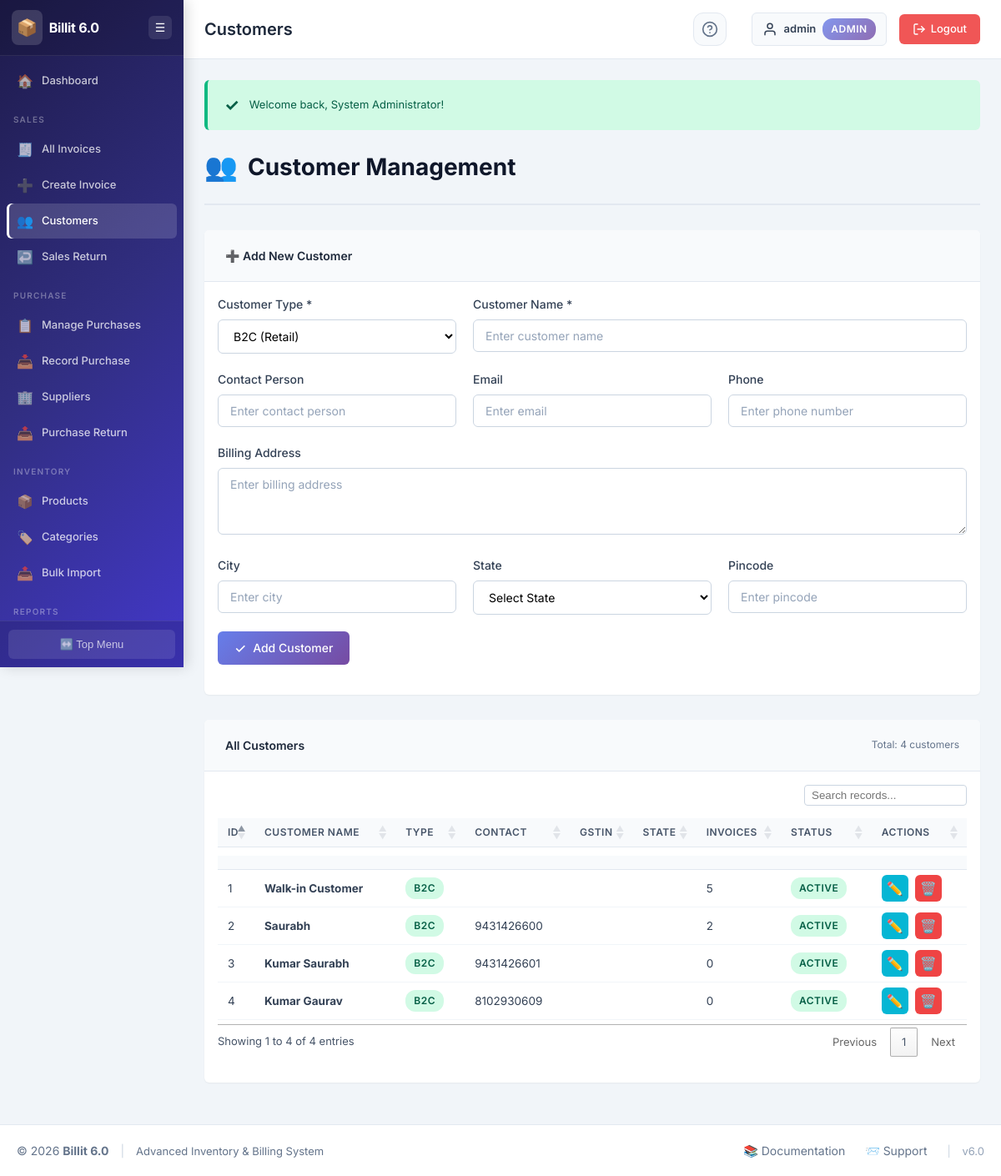
Page /customers/customers.php (signed in) on the committed database.
### tables this page shows
CREATE TABLE `customers` (
  `customer_id` int(11) NOT NULL,
  `customer_name` varchar(200) NOT NULL,
  `customer_type` enum('B2B','B2C') NOT NULL DEFAULT 'B2C',
  `contact_person` varchar(100) DEFAULT NULL,
  `email` varchar(100) DEFAULT NULL,
  `phone` varchar(20) DEFAULT NULL,
  `gstin` varchar(15) DEFAULT NULL,
  `pan` varchar(10) DEFAULT NULL,
  `billing_address` text DEFAULT NULL,
  `billing_city` varchar(100) DEFAULT NULL,
  `billing_state` varchar(100) DEFAULT NULL,
  `billing_state_code` varchar(2) DEFAULT NULL,
  `billing_pincode` varchar(10) DEFAULT NULL,
  `shipping_address` text DEFAULT NULL,
  `shipping_city` varchar(100) DEFAULT NULL,
  `shipping_state` varchar(100) DEFAULT NULL,
  `shipping_state_code` varchar(2) DEFAULT NULL,
  `shipping_pincode` varchar(10) DEFAULT NULL,
  `credit_limit` decimal(10,2) DEFAULT 0.00,
  `opening_balance` decimal(10,2) DEFAULT 0.00,
  `status` enum('active','inactive') NOT NULL DEFAULT 'active',
  `created_at` timestamp NOT NULL DEFAULT current_timestamp(),
  `updated_at` timestamp NOT NULL DEFAULT current_timestamp() ON UPDATE current_timestamp()
);

### customers/customers.php (the view, shortened to what this page needs)
<?php
require_once '../includes/header.php';
$customers_query = "SELECT c.*,
                    (SELECT COUNT(*) FROM invoices WHERE customer_id = c.customer_id) as invoice_count
                    FROM customers c
                    ORDER BY c.customer_name";
$customers_result = db_query($connection, $customers_query);
$edit_customer = null;
?>
<div class="page-header">
    <h2 class="page-title">
        <span class="page-icon">👥</span>
        Customer Management
    </h2>
</div>
<div class="card">
    <div class="card-header">
        <h3 class="card-title"><?php echo $edit_customer ? '✏️ Edit Customer' : '➕ Add New Customer'; ?></h3>
    </div>
    <div class="card-body">
        <form method="POST" action="<?php echo htmlspecialchars($_SERVER['PHP_SELF']); ?>" id="customerForm">
            <div class="form-row">
                <div class="form-group col-md-4">
                    <label for="customer_type" class="form-label">Customer Type *</label>
                    <select id="customer_type" name="customer_type" class="form-control" required onchange="toggleGSTIN()">
                        <option value="B2C" <?php echo ($edit_customer && $edit_customer['customer_type'] === 'B2C') ? 'selected' : 'selected'; ?>>B2C (Retail)</option>
                    </select>
                </div>
                <div class="form-group col-md-8">
                    <label for="customer_name" class="form-label">Customer Name *</label>
                    <input type="text" id="customer_name" name="customer_name" class="form-control"
                           placeholder="Enter customer name"
                           value="<?php echo $edit_customer ? escape_html($edit_customer['customer_name']) : ''; ?>" required>
                </div>
            </div>
            <div class="form-row">
                <div class="form-group col-md-4">
                    <label for="contact_person" class="form-label">Contact Person</label>
                    <input type="text" id="contact_person" name="contact_person" class="form-control"
                           placeholder="Enter contact person"
                           value="<?php echo $edit_customer ? escape_html($edit_customer['contact_person']) : ''; ?>">
                </div>
                <div class="form-group col-md-4">
                    <label for="email" class="form-label">Email</label>
                    <input type="email" id="email" name="email" class="form-control"
                           placeholder="Enter email"
                           value="<?php echo $edit_customer ? escape_html($edit_customer['email']) : ''; ?>">
                </div>
                <div class="form-group col-md-4">
                    <label for="phone" class="form-label">Phone</label>
                    <input type="text" id="phone" name="phone" class="form-control"
                           placeholder="Enter phone number"
                           value="<?php echo $edit_customer ? escape_html($edit_customer['phone']) : ''; ?>">
                </div>
            </div>
            <div class="form-group">
                <label for="billing_address" class="form-label">Billing Address</label>
                <textarea id="billing_address" name="billing_address" class="form-control" rows="2"
                          placeholder="Enter billing address"><?php echo $edit_customer ? escape_html($edit_customer['billing_address']) : ''; ?></textarea>
            </div>
            <div class="form-row">
                <div class="form-group col-md-4">
                    <label for="billing_city" class="form-label">City</label>
                    <input type="text" id="billing_city" name="billing_city" class="form-control"
                           placeholder="Enter city"
                           value="<?php echo $edit_customer ? escape_html($edit_customer['billing_city']) : ''; ?>">
                </div>
                <div class="form-group col-md-4">
                    <label for="billing_state_code" class="form-label">State</label>
                    <select id="billing_state_code" name="billing_state_code" class="form-control" onchange="updateStateName()">
                        <option value="">Select State</option>
                    </select>
                </div>
                <div class="form-group col-md-4">
                    <label for="billing_pincode" class="form-label">Pincode</label>
                    <input type="text" id="billing_pincode" name="billing_pincode" class="form-control"
                           placeholder="Enter pincode"
                           value="<?php echo $edit_customer ? escape_html($edit_customer['billing_pincode']) : ''; ?>">
                </div>
            </div>
            <div class="form-group">
                <button type="submit" class="btn btn-primary">
                    <span class="btn-icon">✓</span>
                    <?php echo $edit_customer ? 'Update Customer' : 'Add Customer'; ?>
                </button>
            </div>
        </form>
    </div>
</div>
<div class="card" style="margin-top: 30px;">
    <div class="card-header">
        <h3 class="card-title">All Customers</h3>
        <span class="card-subtitle">
            Total: <?php echo mysqli_num_rows($customers_result); ?> customers
        </span>
    </div>
    <div class="card-body">
        <div class="table-responsive">
            <table class="data-table">
                <thead>
                    <tr>
                        <th>ID</th>
                        <th>Customer Name</th>
                        <th>Type</th>
                        <th>Contact</th>
                        <th>GSTIN</th>
                        <th>State</th>
                        <th>Invoices</th>
                        <th>Status</th>
                        <th>Actions</th>
                    </tr>
                </thead>
                <tbody>
                    <?php if ($customers_result && mysqli_num_rows($customers_result) > 0): ?>
                        <?php while ($customer = mysqli_fetch_assoc($customers_result)): ?>
                            <tr>
                                <td><?php echo $customer['customer_id']; ?></td>
                                <td><strong><?php echo escape_html($customer['customer_name']); ?></strong></td>
                                <td>
                                    <span class="badge badge-<?php echo $customer['customer_type'] === 'B2B' ? 'info' : 'success'; ?>">
                                        <?php echo $customer['customer_type']; ?>
                                    </span>
                                </td>
                                <td>
                                    <?php echo escape_html($customer['phone']); ?><br>
                                </td>
                                <td><?php echo escape_html($customer['gstin']); ?></td>
                                <td><?php echo escape_html($customer['billing_state']); ?></td>
                                <td><?php echo $customer['invoice_count']; ?></td>
                                <td>
                                    <span class="badge badge-<?php echo $customer['status']; ?>">
                                        <?php echo ucfirst($customer['status']); ?>
                                    </span>
                                </td>
                                <td class="actions">
                                    <a href="?edit=<?php echo $customer['customer_id']; ?>"
                                       class="btn-action btn-edit" title="Edit">✏️</a>
                                    <a href="delete_customer.php?id=<?php echo $customer['customer_id']; ?>"
                                       class="btn-action btn-delete" title="Delete"
                                       onclick="return confirmDelete('Are you sure you want to delete this customer?');">🗑️</a>
                                </td>
                            </tr>
                        <?php endwhile; ?>
                    <?php else: ?>
                        <tr>
                            <td colspan="9" class="text-center">No customers found.</td>
                        </tr>
                    <?php endif; ?>
                </tbody>
            </table>
        </div>
    </div>
</div>
<?php
require_once '../includes/footer.php';
?>

### assets/css/style.css (style rules this page uses)
* { margin: 0; padding: 0; box-sizing: border-box; }
:root { --primary-color: #4f46e5; --primary-dark: #4338ca; --primary-light: #6366f1; --secondary-color: #64748b; --success-color: #10b981; --warning-color: #f59e0b; --danger-color: #ef4444; --info-color: #06b6d4; --gray-50: #f8fafc; --gray-100: #f1f5f9; --gray-200: #e2e8f0; --gray-300: #cbd5e1; --gray-400: #94a3b8; --gray-500: #64748b; --gray-600: #475569; --gray-700: #334155; --gray-800: #1e293b; --gray-900: #0f172a; --header-height: 56px; --footer-height: 48px; --sidebar-width: 220px; --sidebar-collapsed-width: 60px; --border-radius: 6px; --box-shadow: 0 1px 2px 0 rgba(0, 0, 0, 0.05); --box-shadow-lg: 0 4px 6px -1px rgba(0, 0, 0, 0.1), 0 2px 4px -1px rgba(0, 0, 0, 0.06); --font-family: 'Inter', -apple-system, BlinkMacSystemFont, 'Segoe UI', Roboto, sans-serif; }
body { font-family: var(--font-family); font-size: 13px; line-height: 1.5; color: var(--gray-700); background-color: #f1f5f9; min-height: 100vh; display: flex; flex-direction: column; }
.page-header { display: flex; justify-content: space-between; align-items: center; margin-bottom: 30px; padding-bottom: 20px; border-bottom: 2px solid var(--gray-200); }
.page-title { font-size: 28px; font-weight: 700; color: var(--gray-900); display: flex; align-items: center; gap: 12px; }
.page-icon { font-size: 32px; }
.card { background: white; border-radius: var(--border-radius); box-shadow: var(--box-shadow); margin-bottom: 25px; overflow: hidden; }
.card-header { padding: 20px 25px; background: var(--gray-50); border-bottom: 1px solid var(--gray-200); display: flex; justify-content: space-between; align-items: center; }
.card-title { font-size: 14px; font-weight: 600; color: var(--gray-800); }
.card-subtitle { font-size: 12px; color: var(--gray-500); }
.card-body { padding: 16px; }
.form-row { display: grid; grid-template-columns: repeat(auto-fit, minmax(200px, 1fr)); gap: 20px; margin-bottom: 0; }
.form-group { margin-bottom: 20px; }
.form-group.col-md-4 { grid-column: span 1; }
.form-group.col-md-8 { grid-column: span 1; }
@media (min-width: 768px) { .form-row { grid-template-columns: repeat(12, 1fr); } }
@media (min-width: 768px) { .form-group.col-md-4 { grid-column: span 4; } }
@media (min-width: 768px) { .form-group.col-md-8 { grid-column: span 8; } }
.form-label { display: block; margin-bottom: 8px; font-weight: 500; color: var(--gray-700); font-size: 14px; }
.form-control { width: 100%; padding: 10px 14px; border: 1px solid var(--gray-300); border-radius: 6px; font-size: 14px; font-family: var(--font-family); transition: all 0.2s ease; background: white; }
.form-control::placeholder { color: var(--gray-400); }
textarea.form-control { resize: vertical; min-height: 80px; }
select.form-control { cursor: pointer; }
.btn { display: inline-flex; align-items: center; gap: 8px; padding: 10px 20px; border: none; border-radius: 6px; font-size: 14px; font-weight: 500; font-family: var(--font-family); cursor: pointer; text-decoration: none; transition: all 0.3s ease; white-space: nowrap; }
.btn-icon { font-size: 16px; }
.btn-primary { background: linear-gradient(135deg, #667eea 0%, #764ba2 100%); color: white; }
.actions { display: flex; gap: 8px; }
.btn-action { display: inline-flex; align-items: center; justify-content: center; width: 32px; height: 32px; border-radius: 6px; text-decoration: none; font-size: 16px; transition: all 0.2s ease; }
.btn-edit { background: var(--info-color); color: white; }
.btn-delete { background: var(--danger-color); color: white; }
.table-responsive { overflow-x: auto; }
.data-table { width: 100%; border-collapse: collapse; font-size: 14px; }
.data-table thead { background: var(--gray-100); }
.data-table th { padding: 12px 15px; text-align: left; font-weight: 600; color: var(--gray-700); border-bottom: 2px solid var(--gray-300); white-space: nowrap; }
.data-table td { padding: 12px 15px; border-bottom: 1px solid var(--gray-200); }
.data-table tbody tr { transition: background 0.2s ease; }
.badge { display: inline-block; padding: 4px 10px; border-radius: 12px; font-size: 12px; font-weight: 600; text-transform: uppercase; letter-spacing: 0.5px; }
.badge-active { background: #d1fae5; color: #065f46; }
.badge-success { background: #d1fae5; color: #065f46; }

### rows in the picture
customers: customer_id "4", customer_name "Kumar Gaurav", customer_type "B2C", phone "8102930609", invoice_count "0", status "ACTIVE"
customers: customer_id "3", customer_name "Kumar Saurabh", customer_type "B2C", phone "9431426601", invoice_count "0", status "ACTIVE"
customers: customer_id "2", customer_name "Saurabh", customer_type "B2C", phone "9431426600", invoice_count "2", status "ACTIVE"
customers: customer_id "1", customer_name "Walk-in Customer", customer_type "B2C", invoice_count "5", status "ACTIVE"

### other values in the picture
APP_NAME "Billit 6.0"
$page_title "Customers"
escape_html($current_user) "admin"
$current_role "ADMIN"
$message "Welcome back, System Administrator!"
mysqli_num_rows($customers_result) "4"
APP_VERSION "6.0"
